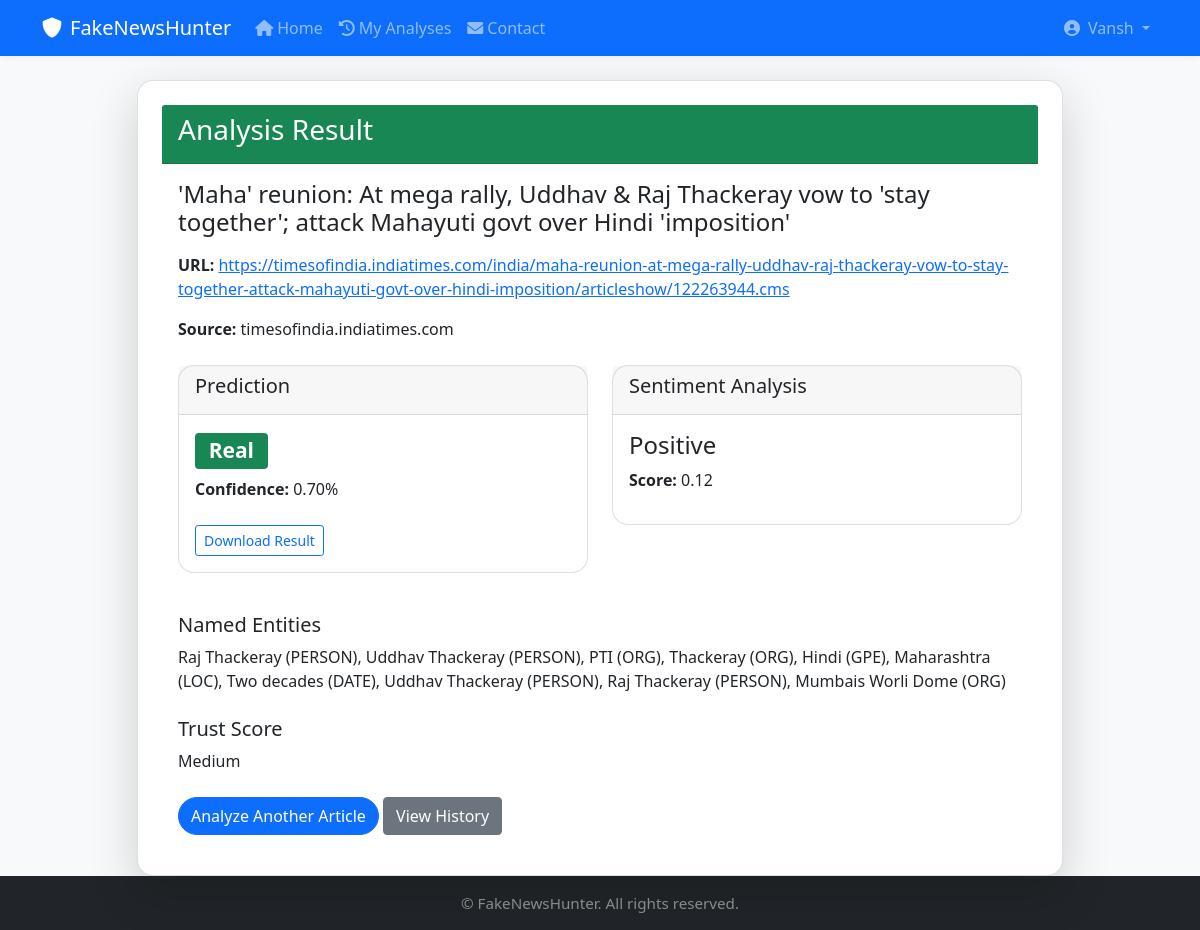
The app's page /result/1/ (signed in) with its own data.
### core/models.py (models this page shows, shortened)
class UserProfile(models.Model):
    user = models.OneToOneField(User, on_delete=models.CASCADE, related_name='profile')
    full_name = models.CharField(max_length=255, blank=True)
    bio = models.TextField(max_length=500, blank=True)
    profile_picture = models.ImageField(upload_to='profile_pics/', blank=True, null=True)
    created_at = models.DateTimeField(auto_now_add=True)
    updated_at = models.DateTimeField(auto_now=True)
    @property
    def display_name(self):
        return self.full_name if self.full_name else self.user.username

class ArticleAnalysis(models.Model):
    user = models.ForeignKey(User, on_delete=models.CASCADE, related_name='analyses', null=True, blank=True)
    url = models.URLField(unique=True)
    title = models.CharField(max_length=512)
    content = models.TextField()
    publication_date = models.DateTimeField(null=True, blank=True)
    author = models.CharField(max_length=256, null=True, blank=True)
    source_domain = models.CharField(max_length=128)
    prediction = models.CharField(max_length=32)
    confidence = models.FloatField()
    sentiment = models.CharField(max_length=32)
    sentiment_score = models.FloatField()
    entities = models.TextField()
    trust_score = models.CharField(max_length=32)
    created_at = models.DateTimeField(auto_now_add=True)
    class Meta:
        verbose_name_plural = "Article Analyses"
        ordering = ['-created_at']

### core/views.py (the view)
# urls.py: path('result/<int:pk>/', views.result, name='result'),
@login_required
def result(request, pk):
    analysis = get_object_or_404(ArticleAnalysis, pk=pk)
    return render(request, 'result.html', {'analysis': analysis})

### templates/result.html (shortened to what this page needs)
{% extends 'base.html' %}
{% block content %}
<div class="row justify-content-center">
    <div class="col-md-10">
        <div class="card shadow-lg p-4">
            <div class="card-header bg-success text-white">
                <h3>Analysis Result</h3>
            </div>
            <div class="card-body">
                <h4 class="mb-3">{{ analysis.title }}</h4>
                <p><strong>URL:</strong> <a href="{{ analysis.url }}" target="_blank">{{ analysis.url }}</a></p>
                <p><strong>Source:</strong> {{ analysis.source_domain }}</p>
                <div class="row mt-4">
                    <div class="col-md-6">
                        <div class="card mb-3">
                            <div class="card-header">
                                <h5>Prediction</h5>
                            </div>
                            <div class="card-body">
                                <h3>
                                    <span class="badge bg-{% if analysis.prediction == 'Real' %}success{% else %}danger{% endif %}">
                                        {{ analysis.prediction }}
                                    </span>
                                </h3>
                                <p><strong>Confidence:</strong> {{ analysis.confidence|floatformat:2 }}%</p>
                                <a href="{% url 'download_result' analysis.pk %}" class="btn btn-outline-primary btn-sm mt-2">Download Result</a>
                            </div>
                        </div>
                    </div>
                    <div class="col-md-6">
                        <div class="card mb-3">
                            <div class="card-header">
                                <h5>Sentiment Analysis</h5>
                            </div>
                            <div class="card-body">
                                <h4>{{ analysis.sentiment }}</h4>
                                <p><strong>Score:</strong> {{ analysis.sentiment_score|floatformat:2 }}</p>
                            </div>
                        </div>
                    </div>
                </div>
                <div class="mt-4">
                    <h5>Named Entities</h5>
                    <p>{{ analysis.entities }}</p>
                </div>
                <div class="mt-4">
                    <h5>Trust Score</h5>
                    <p>{{ analysis.trust_score }}</p>
                </div>
                <div class="mt-4">
                    <a href="{% url 'home' %}" class="btn btn-primary">Analyze Another Article</a>
                    <a href="{% url 'history' %}" class="btn btn-secondary">View History</a>
                </div>
            </div>
        </div>
    </div>
</div>
{% endblock %}

### templates/navbar_user.html (shortened to what this page needs)
<nav class="navbar navbar-expand-lg navbar-dark bg-primary">
    <div class="container">
        <a class="navbar-brand" href="{% url 'home' %}">
            <i class="fas fa-shield-alt me-2"></i>FakeNewsHunter
        </a>
        <div class="collapse navbar-collapse" id="navbarNav">
            <ul class="navbar-nav me-auto">
                <li class="nav-item">
                    <a class="nav-link {% if request.resolver_match.url_name == 'home' %}active{% endif %}" href="{% url 'home' %}">
                        <i class="fas fa-home me-1"></i>Home
                    </a>
                </li>
                <li class="nav-item">
                    <a class="nav-link {% if request.resolver_match.url_name == 'history' %}active{% endif %}" href="{% url 'history' %}">
                        <i class="fas fa-history me-1"></i>My Analyses
                    </a>
                </li>
                <li class="nav-item">
                    <a class="nav-link {% if request.resolver_match.url_name == 'contact' %}active{% endif %}" href="{% url 'contact' %}">
                        <i class="fas fa-envelope me-1"></i>Contact
                    </a>
                </li>
            </ul>
            <ul class="navbar-nav">
                <li class="nav-item dropdown">
                    <a class="nav-link dropdown-toggle" href="#" id="navbarDropdown" role="button" data-bs-toggle="dropdown" aria-expanded="false">
                        {% if user.profile.profile_picture %}
                            <img src="{{ user.profile.profile_picture.url }}" alt="Profile" class="rounded-circle me-1" style="width: 24px; height: 24px; object-fit: cover;">
                        {% else %}
                            <i class="fas fa-user-circle me-1"></i>
                        {% endif %}
                        {{ user.profile.display_name }}
                    </a>
                </li>
            </ul>
        </div>
    </div>
</nav>

### static/style.css (style rules this page uses)
body { background: #f8f9fa; }
.card { border-radius: 1rem; }
.card-header { border-radius: 1rem 1rem 0 0; }
.btn-primary, .btn-success, .btn-info { border-radius: 2rem; font-weight: 500; }
.navbar { box-shadow: 0 2px 8px rgba(0,0,0,0.04); }

### records on screen
ArticleAnalysis: title "'Maha' reunion: At mega rally, Uddhav & Raj Thackeray vow to 'stay together'; attack Mahayuti govt over Hindi 'imposition'", url "https://timesofindia.indiatimes.com/india/maha-reunion-at-mega-rally-uddhav-raj-thackeray-vow-to-stay-together-attack-mahayuti-govt-over-hindi-imposition/articleshow/122263944.cms", source_domain "timesofindia.indiatimes.com", prediction "Real", confidence "0.70", sentiment "Positive", sentiment_score "0.12", entities "Raj Thackeray (PERSON), Uddhav Thackeray (PERSON), PTI (ORG), Thackeray (ORG), Hindi (GPE), Maharashtra (LOC), Two decades (DATE), Uddhav Thackeray (PERSON), Raj Thackeray (PERSON), Mumbais Worli Dome (ORG)", trust_score "Medium"

### other values on screen
{{ user.profile.display_name }} "Vansh"
